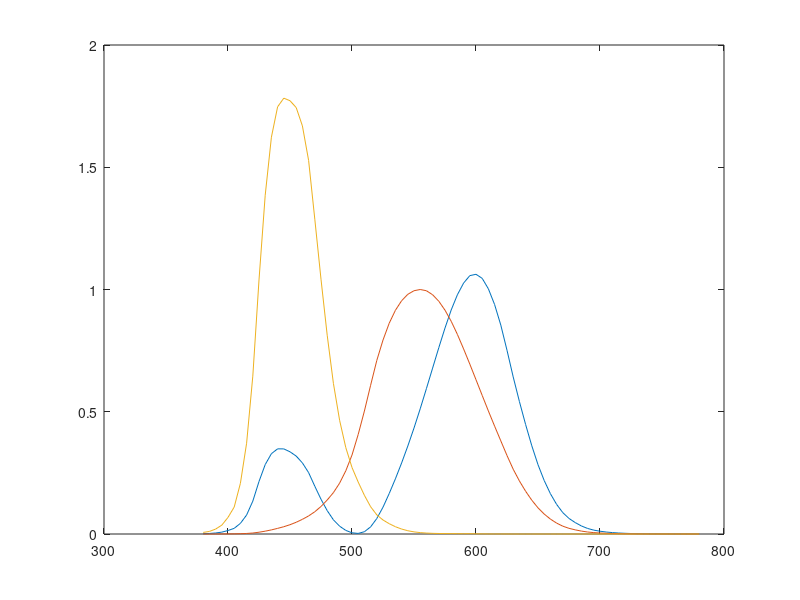

The MATLAB source for this figure: (Note: this script raises an error after producing the figure.)
load spectra
who
plot(wavelength, xyz)
%% 1.1
[X11, Y11, Z11] = spectra2xyz(1, CIED65)
%% 1.2
plot(wavelength, R1);
plot(wavelength, R2);
[X12a, Y12a, Z12a] = spectra2xyz(R1, CIED65)
[X12b, Y12b, Z12b] = spectra2xyz(R2, CIED65)
%% 1.3
[X13a, Y13a, Z13a] = spectra2xyz(R1, f11)
[X13b, Y13b, Z13b] = spectra2xyz(R2, f11)
%% 1.4
% Skip for now
%% 1.5
[R1, G1, B1] = myxyz2rgb(X12a, Y12a, Z12a);
[R2, G2, B2] = myxyz2rgb(X12b, Y12b, Z12b);
[R3, G3, B3] = myxyz2rgb(X13a, Y13a, Z13a);
[R4, G4, B4] = myxyz2rgb(X13b, Y13b, Z13b);
map = [R1 G1 B1; R2 G2 B2; R3 G3 B3; R4 G4 B4]
map = min(1,max(0,map))
image([1 2;3 4])
image1 = colormap(map)
%% 2.2
[r1, g1, b1] = myxyz2rgb(43.915, 44.89, 68.43);
[r2, g2, b2] = myxyz2rgb(31.60, 30.48, 54.20);
[r3, g3, b3] = myxyz2rgb(80.43, 84.00, 96.50);
[r4, g4, b4] = myxyz2rgb(25.84, 42.52, 80.88);
[r5, g5, b5] = myxyz2rgb(37.36, 18.44, 27.52);
[r6, g6, b6] = myxyz2rgb(7.40, 5.74, 40.36);
map = [r1 g1 b1; r2 g2 b2; r3 g3 b3; r4 g4 b4; r5 g5 b5; r6 g6 b6]
map = min(1,max(0,map))
image([1 2 3; 4 5 6])
image2 = colormap(map)
%% 3 
[C, M, Y, K] = tiffread('halftone.tif');
[R, G, B] = cmyk2rgb(C, M, Y, K);
imshowrgb(R, G, B)
%% 3.1
C1 = C(129:384, 129:384)
M1 = M(129:384, 129:384)
Y1 = Y(129:384, 129:384)
K1 = K(129:384, 129:384)
Demichel_test(C1, M1, Y1, K1)
C2 = C(139:394,129:384)
M2 = M(139:394,129:384)
Y2 = Y(139:394,129:384)
K2 = K(139:394,129:384)
Demichel_test(C2, M2, Y2, K2)
%% 4
[R, G, B] = tiffread('Butterfly');
imshowrgb(R, G, B);
%% 4.1
[C, M, Y, K] = rgb2cmyk(R, G, B);
figure(1)
imshow(C)
figure(2)
imshow(M)
figure(3)
imshow(Y)
figure(4)
imshow(K)
%% 4.2
[L, a, b] = myrgb2lab(R, G, B);
[R2, G2, B2] = mylab2rgb(L, a*3, b*3);
figure(1)
imshowrgb(R2, G2, B2)
%% 5.1
[X1, Y1, Z1] = spectra2xyz(1, CIED65)
[R1, G1, B1] = myxyz2rgb(X1, Y1, Z1);

[X2, Y2, Z2] = spectra2xyz(1, Tungsten60W)
[R2, G2, B2] = myxyz2rgb(X2, Y2, Z2);

[X3, Y3, Z3] = spectra2xyz(1, plank90K)
[R3, G3, B3] = myxyz2rgb(X3, Y3, Z3);

RGB = [R1 G1 B1; R2 G2 B2; R3 G3 B3];
showRGB(RGB)
%% 5.2
showRGB_20
%% 5.3
plot_deltaE
%% 5.4
plot_XYZ
%% 5.5
plot_Lab




